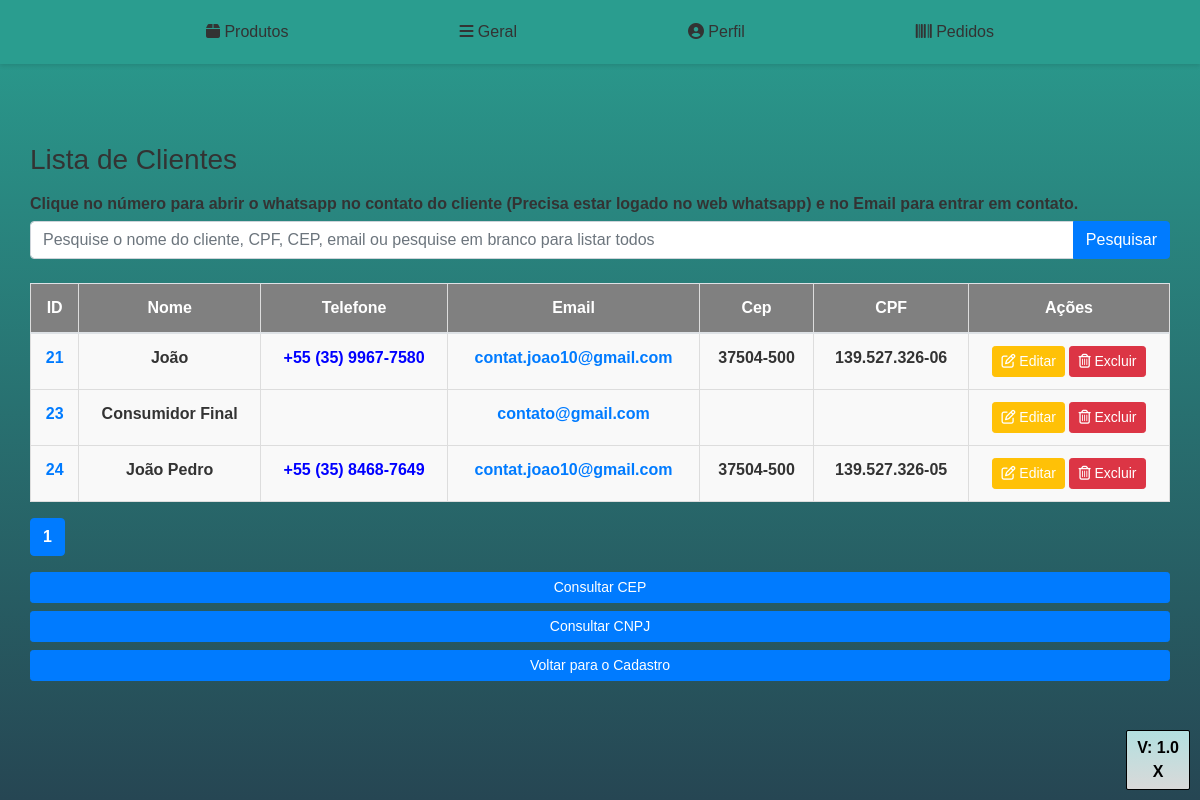
The page /listar_cliente.php (signed in) on the database its author committed.
### tables this page shows
CREATE TABLE `cliente` (
  `idCliente` int(11) NOT NULL,
  `nomeCliente` varchar(150) NOT NULL,
  `numeroCliente` varchar(150) NOT NULL,
  `emailCliente` varchar(150) NOT NULL,
  `cepCliente` varchar(15) NOT NULL,
  `cpfCliente` varchar(20) NOT NULL,
  `respCliente` varchar(150) DEFAULT NULL
);

### listar_cliente.php (the view, shortened to what this page needs)
<!DOCTYPE html>
<html lang="en">
<head>
</head>
<?php include_once 'head.php' ?>
<body>
    <?php include_once('menu.php'); ?>
    <div style="padding:20px 0" class="container">
        <h3 style="margin-bottom:18px">Lista de Clientes</h3>
        <h6><b>Clique no número para abrir o whatsapp no contato do cliente (Precisa estar logado no web whatsapp) e no
                Email para entrar em contato.</h6></b>
        <form action="listar_cliente.php" method="POST" class="mb-4">
            <div class="input-group">
                <input type="text" name="pesquisar" class="form-control" placeholder="Pesquise o nome do cliente, CPF, CEP, email ou pesquise em branco para listar todos">
                <div class="input-group-append">
                    <button class="btn btn-primary" type="submit">Pesquisar</button>
                </div>
            </div>
        </form>
        <table class="table">
            <thead>
                <tr>
                    <th scope="col">ID</th>
                    <th scope="col">Nome</th>
                    <th scope="col">Telefone</th>
                    <th scope="col">Email</th>
                    <th scope="col">Cep</th>
                    <th scope="col">CPF</th>
                    <th scope="col">Ações</th>
                </tr>
            </thead>
            <tbody>
                <?php
                include_once 'conexao.php';
                $registrosPorPagina = 10;
                $paginaAtual = isset($_GET['pagina']) ? $_GET['pagina'] : 1;
                $offset = ($paginaAtual - 1) * $registrosPorPagina;
                $pesquisar = isset($_POST['pesquisar']) ? $_POST['pesquisar'] : '';
                $sql = "SELECT idCliente, nomeCliente, numeroCliente, emailCliente, cepCliente, cpfCliente FROM `cliente`";
                $sql .= " LIMIT $offset, $registrosPorPagina";
                $retorno = mysqli_query($conexao, $sql);
                while ($array = mysqli_fetch_array($retorno, MYSQLI_ASSOC)) {
                    $idCliente = $array['idCliente'];
                    $nomeCliente = $array['nomeCliente'];
                    $numeroCliente = $array['numeroCliente'];
                    $emailCliente = $array['emailCliente'];
                    $cepCliente = $array['cepCliente'];
                    $cpfCliente = $array['cpfCliente'];
                ?>
                    <tr>
                        <?php
                        $sqlmensagem = "SELECT idMensagem, mensagem FROM `mensagem` ORDER BY idMensagem DESC LIMIT 1";
                        $retornomensagem = mysqli_query($conexao, $sqlmensagem);
                        ?>
                        <td><a href="info_client.php?idCliente=<?= $idCliente ?>">
                                <?php echo $idCliente; ?>
                            </a></td>
                        <td>
                            <?= $nomeCliente ?>
                        </td>
                        <?php
                        $mensagem = "";
                        if ($row = mysqli_fetch_assoc($retornomensagem)) {
                            $mensagem = $row['mensagem'];
                        }
                        ?>
                        <td><a href="https://web.whatsapp.com/send?phone=<?= $numeroCliente ?>&text=<?= $mensagem ?>" target="_blank" style="color: blue;">
                                <?= $numeroCliente ?>
                            </a></td>
                        <td>
                            <a href="email/index.php?emailCliente=<?= $emailCliente ?>">
                                <?= $emailCliente ?>
                            </a>
                        </td>
                        <td>
                            <?= $cepCliente ?>
                        </td>
                        <td>
                            <?= $cpfCliente ?>
                        </td>
                        <td>
                            <a class="btn-editar btn btn-sm btn-warning" href="editar_cliente.php?id=<?= $idCliente ?>" role="button"><i class="far fa-edit"></i> Editar</a>
                            <a class="btn-editar btn btn-sm btn-danger" href="excluir_cliente.php?id=<?= $idCliente ?>" role="button"><i class="far fa-trash-alt"></i> Excluir</a>
                        </td>
                    </tr>
                <?php } ?>
            </tbody>
        </table>
        <?php
        $sqlCount = "SELECT COUNT(*) AS total FROM `cliente`";
        $countResult = mysqli_query($conexao, $sqlCount);
        $rowCount = mysqli_fetch_assoc($countResult)['total'];
        $totalPages = ceil($rowCount / $registrosPorPagina);
        ?>
        <nav aria-label="Paginação">
            <ul class="pagination">
                <?php for ($i = 1; $i <= $totalPages; $i++) { ?>
                    <li class="page-item <?= ($i == $paginaAtual) ? 'active' : '' ?>"><a class="page-link" href="?pagina=<?= $i ?>&pesquisar=<?= $pesquisar ?>">
                            <?= $i ?>
                        </a></li>
                <?php } ?>
            </ul>
        </nav>
        <a href="cep.php" class="btn-enviar btn btn-success btn-sm btn-block">Consultar CEP</a>
        <a href="https://solucoes.receita.fazenda.gov.br/servicos/cnpjreva/cnpjreva_solicitacao.asp" class="btn-enviar btn btn-success btn-sm btn-block" target="_blank">Consultar CNPJ</a>
        <a href="cadastrar_cliente.php" class="btn-enviar btn btn-success btn-sm btn-block">Voltar para o Cadastro</a>
    </div>
    <?php include_once 'footer.php' ?>
</body>
</html>

### css/estilo.css (style rules this page uses)
.btn-editar { color: #fff !important; }

### listar_cliente.php (style rules this page uses)
th { text-align: center; }
a { color: black; }
body { background: linear-gradient(to bottom, #4daaaa, #a7a4a4); color: black; font-family: Arial, sans-serif; margin: 0; padding: 20px; min-height: 100vh; box-sizing: border-box; display: flex; flex-direction: column; justify-content: center; }
th, tr, td { text-align: center; font-weight: bold; border: 1px solid #ddd; }
h3, h6 { font-weight: bold; color: black; }
th, td { padding: 10px; border: 1px solid #ddd; }
th { background-color: grey; color: white; font-weight: bold; text-align: center; }
td { background-color: #f9f9f9; font-weight: bold; text-align: center; }

### menu.php (style rules this page uses)
body { font-family: 'Arial', sans-serif; margin: 0; padding: 0; background: linear-gradient(to bottom, #2a9d8f, #264653); color: #333; font-weight: bold; }

### rows shown on the page
cliente: idCliente "21", nomeCliente "João", numeroCliente "+55 (35) 9967-7580", emailCliente "contat.joao10@gmail.com", cepCliente "37504-500", cpfCliente "139.527.326-06"
cliente: idCliente "23", nomeCliente "Consumidor Final", emailCliente "contato@gmail.com"
cliente: idCliente "24", nomeCliente "João Pedro", numeroCliente "+55 (35) 8468-7649", emailCliente "contat.joao10@gmail.com", cepCliente "37504-500", cpfCliente "139.527.326-05"
